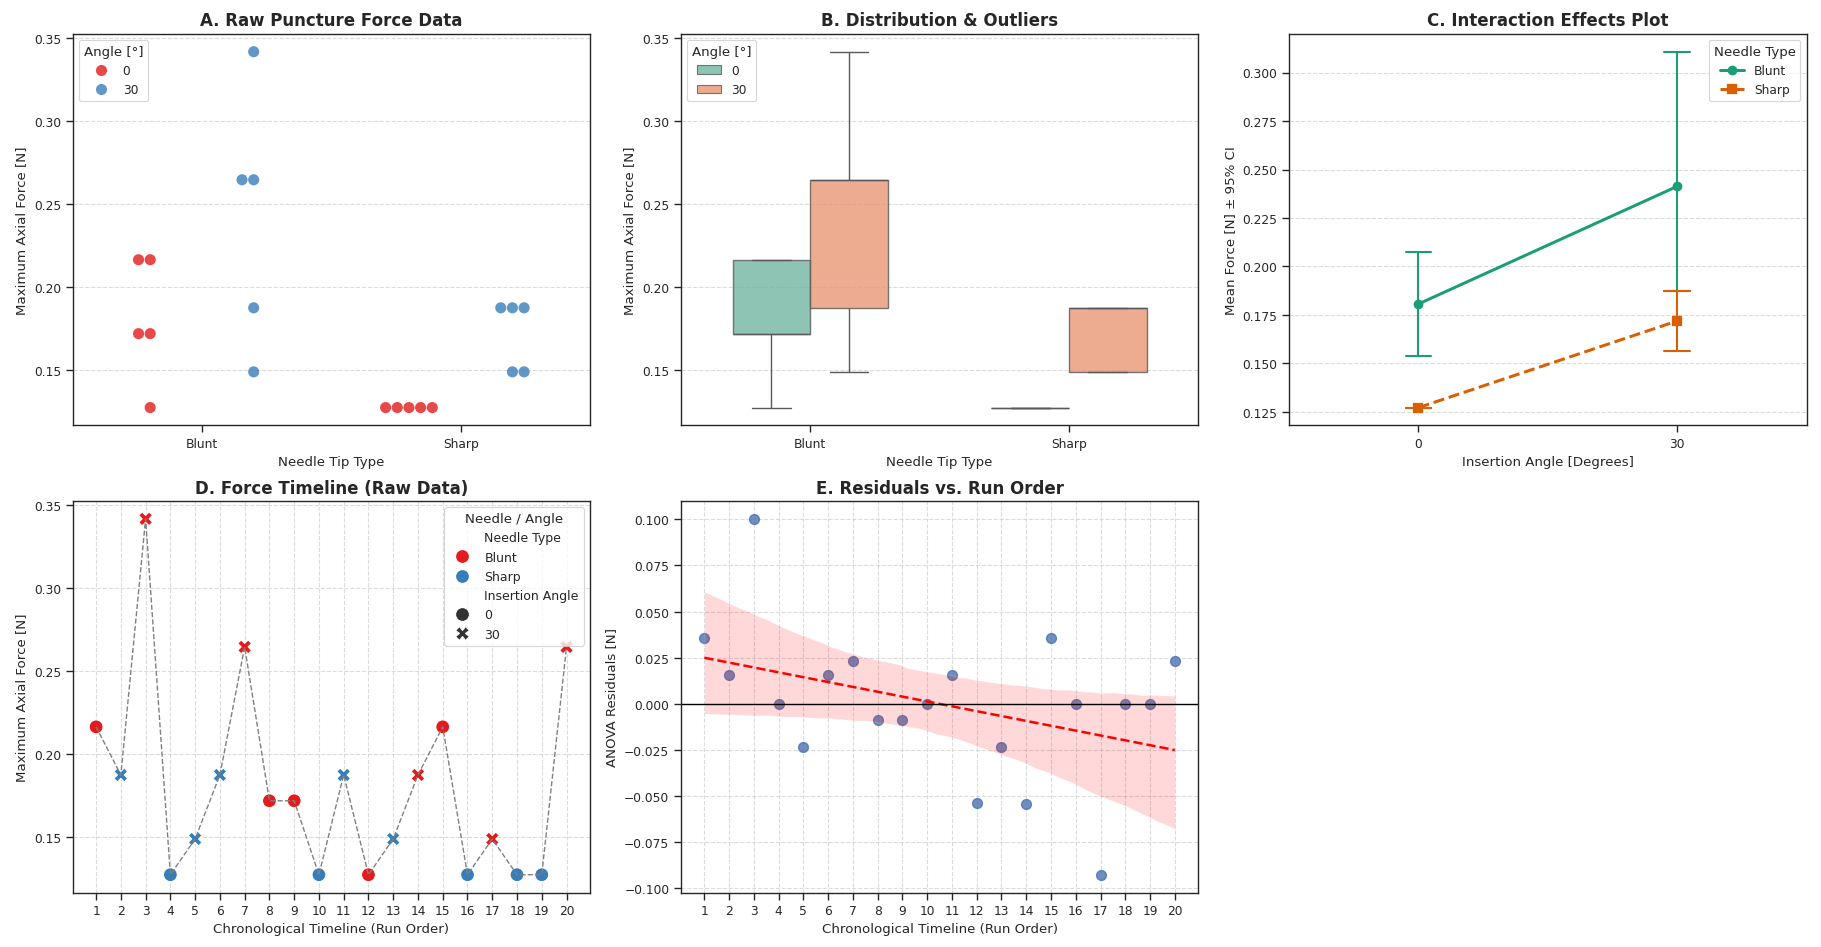

Source code (Python):
"""
=============================================================================
Results.py
Author: L.E. van der Hammen
Date: May 26
Description: Processes raw experimental data to calculate maximum axial 
             puncture force, performs a Two-Way ANOVA, and generates a 
             5-panel scientific dashboard for results interpretation.
=============================================================================
"""

import pandas as pd
import numpy as np
import matplotlib.pyplot as plt
import seaborn as sns
import statsmodels.api as sm
from statsmodels.formula.api import ols
import io

# ==========================================
# 1. RAW DATA INPUT
# ==========================================
# Input your experimental run data here. Ensure the formatting matches exactly.
csv_data = """Run #,Needle Type,Insertion Angle,Number of Nut
1,Blunt,0,2
2,Sharp,30,2
3,Blunt,30,6
4,Sharp,0,0
5,Sharp,30,1
6,Sharp,30,2
7,Blunt,30,4
8,Blunt,0,1
9,Blunt,0,1
10,Sharp,0,0
11,Sharp,30,2
12,Blunt,0,0
13,Sharp,30,1
14,Blunt,30,2
15,Blunt,0,2
16,Sharp,0,0
17,Blunt,30,1
18,Sharp,0,0
19,Sharp,0,0
20,Blunt,30,4"""

# Load the raw string data into a Pandas DataFrame for easier manipulation
df = pd.read_csv(io.StringIO(csv_data))

# ==========================================
# 2. CONSTANTS & FORCE CALCULATION
# ==========================================
M_BASIS = 12.97       # Mass of the base plate [grams]
M_MOER = 4.54         # Mass of a single nut [grams]
G = 9.81              # Gravitational acceleration [m/s^2]

# Calculate the maximum axial force in Newtons.
# Formula: F_axial = (Total Mass in kg) * g * cos(angle)
df['Force_N'] = ((M_BASIS + (df['Number of Nut'] * M_MOER)) / 1000.0) * G * np.cos(np.radians(df['Insertion Angle']))

# Explicitly cast independent variables as categorical data for the ANOVA model
df['Needle Type'] = df['Needle Type'].astype('category')
df['Insertion Angle'] = df['Insertion Angle'].astype('category')

# ==========================================
# 3. STATISTICAL ANALYSIS (ANOVA)
# ==========================================
# Fit an Ordinary Least Squares (OLS) model including the interaction term (*)
model = ols('Force_N ~ C(Q("Needle Type")) * C(Q("Insertion Angle"))', data=df).fit()

# Generate a Type II ANOVA table (standard for balanced factorial designs)
anova_table = sm.stats.anova_lm(model, typ=2)

# Calculate Partial Eta Squared (Effect Size) to determine physical relevance
anova_table['Partial_Eta_Sq'] = anova_table['sum_sq'] / (anova_table['sum_sq'] + anova_table.loc['Residual', 'sum_sq'])
anova_table.loc['Residual', 'Partial_Eta_Sq'] = np.nan

# Extract model residuals to check ANOVA assumptions (homoscedasticity & drift)
df['Residuals'] = model.resid

# ==========================================
# 4. TERMINAL OUTPUTS
# ==========================================
print("="*85)
print(f"{'ADVANCED TWO-WAY ANOVA REPORT':^85}")
print("="*85)
print(anova_table.round(4))
print("="*85)

print("\n" + "="*50)
print(f"{'CHRONOLOGICAL DATA TABLE (TIME VS. FORCE)':^50}")
print("="*50)

# Create a clean display table showing chronological test order
table_df = df[['Run #', 'Needle Type', 'Insertion Angle', 'Force_N']].copy()
table_df['Force_N'] = table_df['Force_N'].round(4)
table_df.rename(columns={'Run #': 'Time (Run Order)', 'Force_N': 'Force [N]'}, inplace=True)
print(table_df.to_string(index=False))
print("="*50)

# ==========================================
# 5. SCIENTIFIC PLOTTING (MASTER DASHBOARD)
# ==========================================
# Apply a clean, academic visual theme
sns.set_theme(style="ticks", context="paper")

# Initialize a 2x3 grid for the dashboard
fig, axes = plt.subplots(2, 3, figsize=(18, 10))

# --- Plot A: Raw Data (Swarmplot) ---
# Shows every single data point without overlapping, revealing data clustering
sns.swarmplot(x='Needle Type', y='Force_N', hue='Insertion Angle', data=df, ax=axes[0, 0], dodge=True, palette="Set1", size=8, alpha=0.8)
axes[0, 0].set_title('A. Raw Puncture Force Data', fontsize=12, fontweight='bold')
axes[0, 0].set_ylabel('Maximum Axial Force [N]')
axes[0, 0].set_xlabel('Needle Tip Type')
axes[0, 0].grid(axis='y', linestyle='--', alpha=0.7)
axes[0, 0].legend(title='Angle [°]', loc='upper left')

# --- Plot B: Boxplot (Distribution & Scale) ---
# Visualizes the median, interquartile ranges, and potential outliers
sns.boxplot(x='Needle Type', y='Force_N', hue='Insertion Angle', data=df, ax=axes[0, 1], palette="Set2", width=0.6, boxprops=dict(alpha=0.8))
axes[0, 1].set_title('B. Distribution & Outliers', fontsize=12, fontweight='bold')
axes[0, 1].set_ylabel('Maximum Axial Force [N]')
axes[0, 1].set_xlabel('Needle Tip Type')
axes[0, 1].grid(axis='y', linestyle='--', alpha=0.7)
axes[0, 1].legend(title='Angle [°]', loc='upper left')

# --- Plot C: Interaction Effects Plot ---
# Used to determine if the effect of one factor depends on the other (crossing lines = interaction)
sns.pointplot(x='Insertion Angle', y='Force_N', hue='Needle Type', data=df, ax=axes[0, 2], markers=['o', 's'], linestyles=['-', '--'], capsize=0.1, palette="Dark2", err_kws={'linewidth': 1.5})
axes[0, 2].set_title('C. Interaction Effects Plot', fontsize=12, fontweight='bold')
axes[0, 2].set_ylabel('Mean Force [N] ± 95% CI')
axes[0, 2].set_xlabel('Insertion Angle [Degrees]')
axes[0, 2].grid(axis='y', linestyle='--', alpha=0.7)

# --- Plot D: Force Timeline (Systematic Drift Check) ---
# Plots raw force against the run order to detect experimental degradation over time
sns.lineplot(x='Run #', y='Force_N', data=df, ax=axes[1, 0], color='grey', linewidth=1, linestyle='--')
sns.scatterplot(x='Run #', y='Force_N', hue='Needle Type', style='Insertion Angle', data=df, ax=axes[1, 0], s=100, palette='Set1')
axes[1, 0].set_title('D. Force Timeline (Raw Data)', fontsize=12, fontweight='bold')
axes[1, 0].set_ylabel('Maximum Axial Force [N]')
axes[1, 0].set_xlabel('Chronological Timeline (Run Order)')
axes[1, 0].set_xticks(range(1, 21))
axes[1, 0].grid(True, linestyle='--', alpha=0.7)
axes[1, 0].legend(title='Needle / Angle', fontsize=9)

# --- Plot E: Residuals vs. Run Order (ANOVA Drift Check) ---
# Plots statistical error against time. A flat red trendline means randomization was successful.
sns.regplot(x='Run #', y='Residuals', data=df, ax=axes[1, 1], scatter_kws={'s':50}, line_kws={'color':'red', 'linestyle':'--'})
axes[1, 1].set_title('E. Residuals vs. Run Order', fontsize=12, fontweight='bold')
axes[1, 1].set_ylabel('ANOVA Residuals [N]')
axes[1, 1].set_xlabel('Chronological Timeline (Run Order)')
axes[1, 1].set_xticks(range(1, 21))
axes[1, 1].axhline(0, color='black', linewidth=1)
axes[1, 1].grid(True, linestyle='--', alpha=0.7)

# --- Clean up dashboard layout ---
# Remove the empty 6th subplot for aesthetic purposes
fig.delaxes(axes[1, 2])

plt.tight_layout()
plt.show()

# ==========================================
# 6. ASSUMPTION WARNINGS (REPORT REMINDERS)
# ==========================================
print("\n[CRITICAL REVIEW POINTS FOR DISCUSSION]")
print("- ZERO VARIANCE WARNING: The 'Sharp, 0 degree' group resulted in exactly 0.0 variance. This severely violates ANOVA assumptions of homoscedasticity.")
print("- RELEVANCE CHECK: Review the Effect Size (Partial Eta Sq). Discuss if differences are physically relevant for actual surgical needle insertion.")
print("- SYSTEMATIC DRIFT: Inspect Plots D and E. If the red trendline in E significantly deviates from zero, there was an uncontrolled nuisance variable despite randomization.")
